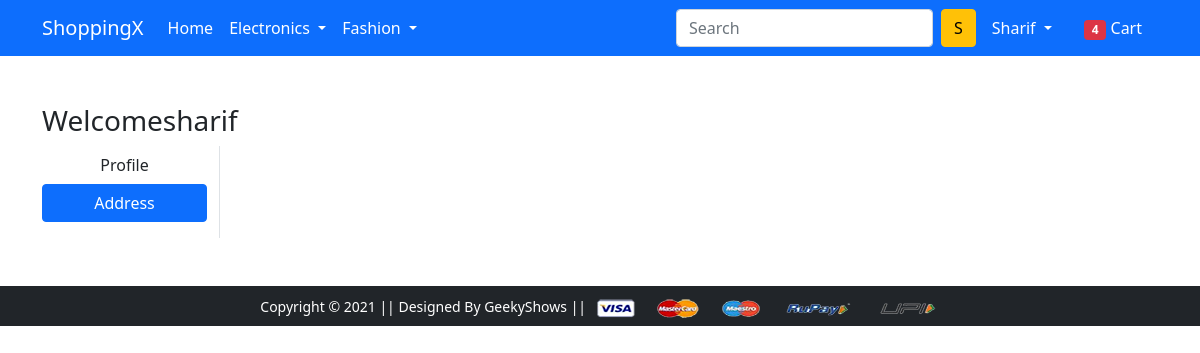
Page /address/ (signed in) on the earlier database version.
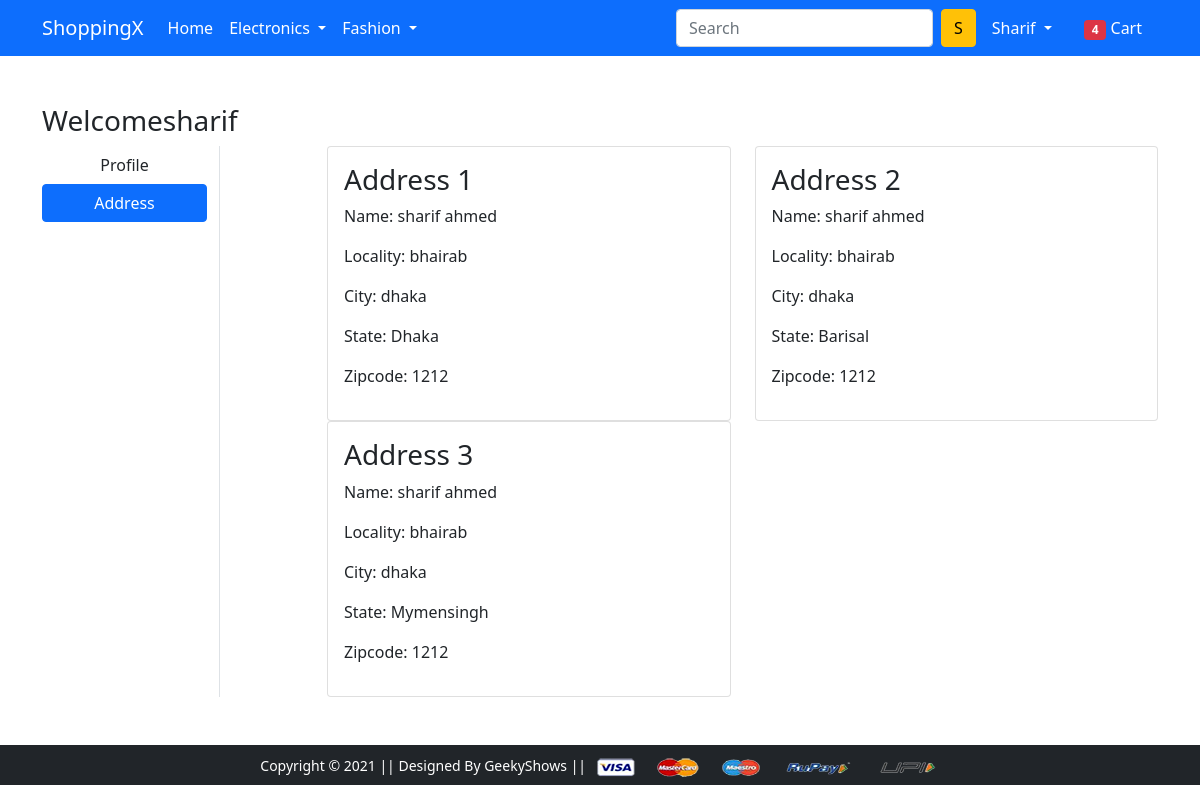
Same page on the later database version.
### shopapp/models.py (models this page shows, shortened)
class Customer(models.Model):
    user=models.ForeignKey(User,on_delete=models.CASCADE)
    name=models.CharField(max_length=200)
    locality=models.CharField(max_length=200)
    city=models.CharField(max_length=50)
    zipcode=models.IntegerField()
    state=models.CharField(choices=state_choices,max_length=50)

### shopapp/views.py (the view)
# urls.py: path('address/', views.address, name='address'),
def address(request):
    customer=Customer.objects.filter(user=request.user)
    return render(request, 'app/address.html',{'customer':customer,'active':'btn-primary'})

### shopapp/templates/app/address.html (shortened to what this page needs)
{% extends 'app/base.html' %}
{% load static %}
{% block main-content %}
<div class="container my-5">
 <div class="row">
 <h3>Welcome<span class="text-capitalize">{{request.user}}</span></h3>
  <div class="col-sm-2 border-end">
   <ul class="list-unstyled">
    <li class="d-grid"><a href="{% url 'profile' %}" class="btn">Profile</a></li>
    <li class="d-grid"><a href="{% url 'address' %}" class="btn {{active}}">Address</a></li>
   </ul>
  </div>
  <div class="col-sm-9 offset-sm-1">
   <div class="row">
   {% for p in customer %}
    <div class="col-sm-6">
     <div class="card">
      <div class="card-body">
       <h3>Address {{forloop.counter}}</h3>
       <p>Name: {{p.name}}</p>
       <p>Locality: {{p.locality}}</p>
       <p>City: {{p.city}}</p>
       <p>State: {{p.state}}</p>
       <p>Zipcode: {{p.zipcode}}</p>
      </div>
     </div>
    </div>
   {% endfor %}
   </div>
  </div>
 </div>
</div>
{% endblock main-content %}

### shopapp/templates/app/base.html (shortened to what this page needs)
<!doctype html>
{% load static %}
<html lang="en">
  <head>
    <link href="https://cdn.jsdelivr.net/npm/bootstrap@5.0.0-beta1/dist/css/bootstrap.min.css" rel="stylesheet">
    <link rel="stylesheet" href="{% static 'app/css/owl.carousel.min.css' %}">
    <link rel="stylesheet" href="{% static 'app/css/all.min.css' %}">
    <link rel="stylesheet" href="{% static 'app/css/style.css' %}">
  </head>
  <body>
    <nav class="navbar navbar-expand-lg navbar-dark bg-primary">
     <div class="container">
       <a class="navbar-brand" href="/">ShoppingX</a>
       <div class="collapse navbar-collapse" id="navbarSupportedContent">
         <ul class="navbar-nav me-auto mb-2 mb-lg-0">
           <li class="nav-item">
             <a class="nav-link active" aria-current="page" href="/">Home</a>
           </li>
           <li class="nav-item dropdown">
             <a class="nav-link dropdown-toggle text-white" href="#" id="electronicsDropdown" role="button" data-bs-toggle="dropdown" aria-expanded="false">
               Electronics
             </a>
           </li>
           <li class="nav-item dropdown">
             <a class="nav-link dropdown-toggle text-white" href="#" id="fashionDropdown" role="button" data-bs-toggle="dropdown" aria-expanded="false">
               Fashion
             </a>
           </li>
         </ul>
         <form class="d-flex">
           <input class="form-control me-2" type="search" placeholder="Search" aria-label="Search">
           <button class="btn btn-warning" type="submit">S</button>
         </form>
         <div>
          <ul class="navbar-nav me-auto mb-2 mb-lg-0">
            {% if request.user.is_authenticated %}
           <li class="nav-item dropdown mx-2">
              <a class="nav-link dropdown-toggle text-white" href="#" id="profileDropdown" role="button" data-bs-toggle="dropdown" aria-expanded="false">
                {{request.user.username|capfirst}}
              </a>
            </li>
            <li class="nav-item mx-2">
             <a href="{% url 'cart' %}" class="nav-link text-white"><span class="badge bg-danger">4</span> Cart </a>
            </li>
            {% endif %}
          </ul>
         </div>
       </div>
     </div>
    </nav>
    {% block main-content %} {% endblock main-content %}
    <footer class="container-fluid bg-dark text-center p-2 mt-5">
        <small class="text-white">Copyright &copy; 2021 || Designed By GeekyShows || </small>
        <img src="{% static 'app/images/payment.png' %}" alt="" srcset="" class="img-fluid" height="2px">
    </footer>
  </body>
</html>

Differences in the rows shown:
added Customer: name "sharif ahmed", locality "bhairab", city "dhaka", state "Dhaka", zipcode "1212"
added Customer: name "sharif ahmed", locality "bhairab", city "dhaka", state "Barisal", zipcode "1212"
added Customer: name "sharif ahmed", locality "bhairab", city "dhaka", state "Mymensingh", zipcode "1212"
